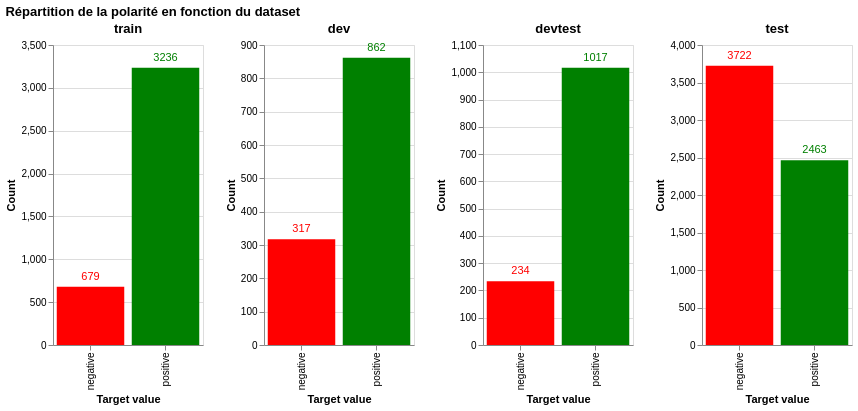

This figure's Vega-Lite source:
### Vega specification from a JSON file in a GitHub repository (floating-point values rounded to 4 significant figures)
{"$schema": "https://vega.github.io/schema/vega/v5.json", "background": "white", "padding": 5, "height": 300, "title": {"text": "Répartition de la polarité en fonction du dataset", "anchor": "start"}, "data": [{"name": "data-440f2368ad08d1a1fc5eb101722e5cc8", "values": [{"values": "negative", "counts": 679}, {"values": "positive", "counts": 3236}]}, {"name": "data-377c96810d5e213d405343eaed6729ef", "values": [{"values": "negative", "counts": 317}, {"values": "positive", "counts": 862}]}, {"name": "data-8b6dbe9feedd49281742232e00feff9f", "values": [{"values": "negative", "counts": 234}, {"values": "positive", "counts": 1017}]}, {"name": "data-1af68ab5f2bc42e26a9df0c8b75a2655", "values": [{"values": "negative", "counts": 3722}, {"values": "positive", "counts": 2463}]}, {"name": "data_0", "source": "data-440f2368ad08d1a1fc5eb101722e5cc8", "transform": [{"type": "filter", "expr": "isValid(datum[\"counts\"]) && isFinite(+datum[\"counts\"])"}]}, {"name": "data_1", "source": "data-377c96810d5e213d405343eaed6729ef", "transform": [{"type": "filter", "expr": "isValid(datum[\"counts\"]) && isFinite(+datum[\"counts\"])"}]}, {"name": "data_2", "source": "data-8b6dbe9feedd49281742232e00feff9f", "transform": [{"type": "filter", "expr": "isValid(datum[\"counts\"]) && isFinite(+datum[\"counts\"])"}]}, {"name": "data_3", "source": "data-1af68ab5f2bc42e26a9df0c8b75a2655", "transform": [{"type": "filter", "expr": "isValid(datum[\"counts\"]) && isFinite(+datum[\"counts\"])"}]}], "signals": [{"name": "childWidth", "value": 150}], "layout": {"padding": 20, "bounds": "full", "align": "each"}, "marks": [{"type": "group", "name": "concat_0_group", "title": {"text": "train", "frame": "group"}, "style": "cell", "encode": {"update": {"width": {"signal": "childWidth"}, "height": {"signal": "height"}}}, "marks": [{"name": "concat_0_layer_0_marks", "type": "rect", "style": ["bar"], "from": {"data": "data_0"}, "encode": {"update": {"fill": [{"test": "(datum.values === 'positive')", "value": "green"}, {"value": "red"}], "ariaRoleDescription": {"value": "bar"}, "description": {"signal": "\"Target value: \" + (isValid(datum[\"values\"]) ? datum[\"values\"] : \"\"+datum[\"values\"]) + \"; Count: \" + (format(datum[\"counts\"], \"\"))"}, "x": {"scale": "concat_0_x", "field": "values"}, "width": {"scale": "concat_0_x", "band": 1}, "y": {"scale": "concat_0_y", "field": "counts"}, "y2": {"scale": "concat_0_y", "value": 0}}}}, {"name": "concat_0_layer_1_marks", "type": "text", "style": ["text"], "from": {"data": "data_0"}, "encode": {"update": {"dy": {"value": -10}, "fill": [{"test": "(datum.values === 'positive')", "value": "green"}, {"value": "red"}], "description": {"signal": "\"counts: \" + (format(datum[\"counts\"], \"\")) + \"; Target value: \" + (isValid(datum[\"values\"]) ? datum[\"values\"] : \"\"+datum[\"values\"]) + \"; Count: \" + (format(datum[\"counts\"], \"\"))"}, "x": {"scale": "concat_0_x", "field": "values", "band": 0.5}, "y": {"scale": "concat_0_y", "field": "counts"}, "text": {"signal": "format(datum[\"counts\"], \"\")"}, "align": {"value": "center"}, "baseline": {"value": "middle"}}}}], "axes": [{"scale": "concat_0_y", "orient": "left", "gridScale": "concat_0_x", "grid": true, "tickCount": {"signal": "ceil(height/40)"}, "domain": false, "labels": false, "aria": false, "maxExtent": 0, "minExtent": 0, "ticks": false, "zindex": 0}, {"scale": "concat_0_x", "orient": "bottom", "grid": false, "title": "Target value", "labelAlign": "right", "labelAngle": 270, "labelBaseline": "middle", "zindex": 0}, {"scale": "concat_0_y", "orient": "left", "grid": false, "title": "Count", "labelOverlap": true, "tickCount": {"signal": "ceil(height/40)"}, "zindex": 0}]}, {"type": "group", "name": "concat_1_group", "title": {"text": "dev", "frame": "group"}, "style": "cell", "encode": {"update": {"width": {"signal": "childWidth"}, "height": {"signal": "height"}}}, "marks": [{"name": "concat_1_layer_0_marks", "type": "rect", "style": ["bar"], "from": {"data": "data_1"}, "encode": {"update": {"fill": [{"test": "(datum.values === 'positive')", "value": "green"}, {"value": "red"}], "ariaRoleDescription": {"value": "bar"}, "description": {"signal": "\"Target value: \" + (isValid(datum[\"values\"]) ? datum[\"values\"] : \"\"+datum[\"values\"]) + \"; Count: \" + (format(datum[\"counts\"], \"\"))"}, "x": {"scale": "concat_1_x", "field": "values"}, "width": {"scale": "concat_1_x", "band": 1}, "y": {"scale": "concat_1_y", "field": "counts"}, "y2": {"scale": "concat_1_y", "value": 0}}}}, {"name": "concat_1_layer_1_marks", "type": "text", "style": ["text"], "from": {"data": "data_1"}, "encode": {"update": {"dy": {"value": -10}, "fill": [{"test": "(datum.values === 'positive')", "value": "green"}, {"value": "red"}], "description": {"signal": "\"counts: \" + (format(datum[\"counts\"], \"\")) + \"; Target value: \" + (isValid(datum[\"values\"]) ? datum[\"values\"] : \"\"+datum[\"values\"]) + \"; Count: \" + (format(datum[\"counts\"], \"\"))"}, "x": {"scale": "concat_1_x", "field": "values", "band": 0.5}, "y": {"scale": "concat_1_y", "field": "counts"}, "text": {"signal": "format(datum[\"counts\"], \"\")"}, "align": {"value": "center"}, "baseline": {"value": "middle"}}}}], "axes": [{"scale": "concat_1_y", "orient": "left", "gridScale": "concat_1_x", "grid": true, "tickCount": {"signal": "ceil(height/40)"}, "domain": false, "labels": false, "aria": false, "maxExtent": 0, "minExtent": 0, "ticks": false, "zindex": 0}, {"scale": "concat_1_x", "orient": "bottom", "grid": false, "title": "Target value", "labelAlign": "right", "labelAngle": 270, "labelBaseline": "middle", "zindex": 0}, {"scale": "concat_1_y", "orient": "left", "grid": false, "title": "Count", "labelOverlap": true, "tickCount": {"signal": "ceil(height/40)"}, "zindex": 0}]}, {"type": "group", "name": "concat_2_group", "title": {"text": "devtest", "frame": "group"}, "style": "cell", "encode": {"update": {"width": {"signal": "childWidth"}, "height": {"signal": "height"}}}, "marks": [{"name": "concat_2_layer_0_marks", "type": "rect", "style": ["bar"], "from": {"data": "data_2"}, "encode": {"update": {"fill": [{"test": "(datum.values === 'positive')", "value": "green"}, {"value": "red"}], "ariaRoleDescription": {"value": "bar"}, "description": {"signal": "\"Target value: \" + (isValid(datum[\"values\"]) ? datum[\"values\"] : \"\"+datum[\"values\"]) + \"; Count: \" + (format(datum[\"counts\"], \"\"))"}, "x": {"scale": "concat_2_x", "field": "values"}, "width": {"scale": "concat_2_x", "band": 1}, "y": {"scale": "concat_2_y", "field": "counts"}, "y2": {"scale": "concat_2_y", "value": 0}}}}, {"name": "concat_2_layer_1_marks", "type": "text", "style": ["text"], "from": {"data": "data_2"}, "encode": {"update": {"dy": {"value": -10}, "fill": [{"test": "(datum.values === 'positive')", "value": "green"}, {"value": "red"}], "description": {"signal": "\"counts: \" + (format(datum[\"counts\"], \"\")) + \"; Target value: \" + (isValid(datum[\"values\"]) ? datum[\"values\"] : \"\"+datum[\"values\"]) + \"; Count: \" + (format(datum[\"counts\"], \"\"))"}, "x": {"scale": "concat_2_x", "field": "values", "band": 0.5}, "y": {"scale": "concat_2_y", "field": "counts"}, "text": {"signal": "format(datum[\"counts\"], \"\")"}, "align": {"value": "center"}, "baseline": {"value": "middle"}}}}], "axes": [{"scale": "concat_2_y", "orient": "left", "gridScale": "concat_2_x", "grid": true, "tickCount": {"signal": "ceil(height/40)"}, "domain": false, "labels": false, "aria": false, "maxExtent": 0, "minExtent": 0, "ticks": false, "zindex": 0}, {"scale": "concat_2_x", "orient": "bottom", "grid": false, "title": "Target value", "labelAlign": "right", "labelAngle": 270, "labelBaseline": "middle", "zindex": 0}, {"scale": "concat_2_y", "orient": "left", "grid": false, "title": "Count", "labelOverlap": true, "tickCount": {"signal": "ceil(height/40)"}, "zindex": 0}]}, {"type": "group", "name": "concat_3_group", "title": {"text": "test", "frame": "group"}, "style": "cell", "encode": {"update": {"width": {"signal": "childWidth"}, "height": {"signal": "height"}}}, "marks": [{"name": "concat_3_layer_0_marks", "type": "rect", "style": ["bar"], "from": {"data": "data_3"}, "encode": {"update": {"fill": [{"test": "(datum.values === 'positive')", "value": "green"}, {"value": "red"}], "ariaRoleDescription": {"value": "bar"}, "description": {"signal": "\"Target value: \" + (isValid(datum[\"values\"]) ? datum[\"values\"] : \"\"+datum[\"values\"]) + \"; Count: \" + (format(datum[\"counts\"], \"\"))"}, "x": {"scale": "concat_3_x", "field": "values"}, "width": {"scale": "concat_3_x", "band": 1}, "y": {"scale": "concat_3_y", "field": "counts"}, "y2": {"scale": "concat_3_y", "value": 0}}}}, {"name": "concat_3_layer_1_marks", "type": "text", "style": ["text"], "from": {"data": "data_3"}, "encode": {"update": {"dy": {"value": -10}, "fill": [{"test": "(datum.values === 'positive')", "value": "green"}, {"value": "red"}], "description": {"signal": "\"counts: \" + (format(datum[\"counts\"], \"\")) + \"; Target value: \" + (isValid(datum[\"values\"]) ? datum[\"values\"] : \"\"+datum[\"values\"]) + \"; Count: \" + (format(datum[\"counts\"], \"\"))"}, "x": {"scale": "concat_3_x", "field": "values", "band": 0.5}, "y": {"scale": "concat_3_y", "field": "counts"}, "text": {"signal": "format(datum[\"counts\"], \"\")"}, "align": {"value": "center"}, "baseline": {"value": "middle"}}}}], "axes": [{"scale": "concat_3_y", "orient": "left", "gridScale": "concat_3_x", "grid": true, "tickCount": {"signal": "ceil(height/40)"}, "domain": false, "labels": false, "aria": false, "maxExtent": 0, "minExtent": 0, "ticks": false, "zindex": 0}, {"scale": "concat_3_x", "orient": "bottom", "grid": false, "title": "Target value", "labelAlign": "right", "labelAngle": 270, "labelBaseline": "middle", "zindex": 0}, {"scale": "concat_3_y", "orient": "left", "grid": false, "title": "Count", "labelOverlap": true, "tickCount": {"signal": "ceil(height/40)"}, "zindex": 0}]}], "scales": [{"name": "concat_0_x", "type": "band", "domain": {"data": "data_0", "field": "values", "sort": true}, "range": [0, {"signal": "childWidth"}], "paddingInner": 0.1, "paddingOuter": 0.05}, {"name": "concat_0_y", "type": "linear", "domain": {"data": "data_0", "field": "counts"}, "range": [{"signal": "height"}, 0], "nice": true, "zero": true}, {"name": "concat_1_x", "type": "band", "domain": {"data": "data_1", "field": "values", "sort": true}, "range": [0, {"signal": "childWidth"}], "paddingInner": 0.1, "paddingOuter": 0.05}, {"name": "concat_1_y", "type": "linear", "domain": {"data": "data_1", "field": "counts"}, "range": [{"signal": "height"}, 0], "nice": true, "zero": true}, {"name": "concat_2_x", "type": "band", "domain": {"data": "data_2", "field": "values", "sort": true}, "range": [0, {"signal": "childWidth"}], "paddingInner": 0.1, "paddingOuter": 0.05}, {"name": "concat_2_y", "type": "linear", "domain": {"data": "data_2", "field": "counts"}, "range": [{"signal": "height"}, 0], "nice": true, "zero": true}, {"name": "concat_3_x", "type": "band", "domain": {"data": "data_3", "field": "values", "sort": true}, "range": [0, {"signal": "childWidth"}], "paddingInner": 0.1, "paddingOuter": 0.05}, {"name": "concat_3_y", "type": "linear", "domain": {"data": "data_3", "field": "counts"}, "range": [{"signal": "height"}, 0], "nice": true, "zero": true}]}
